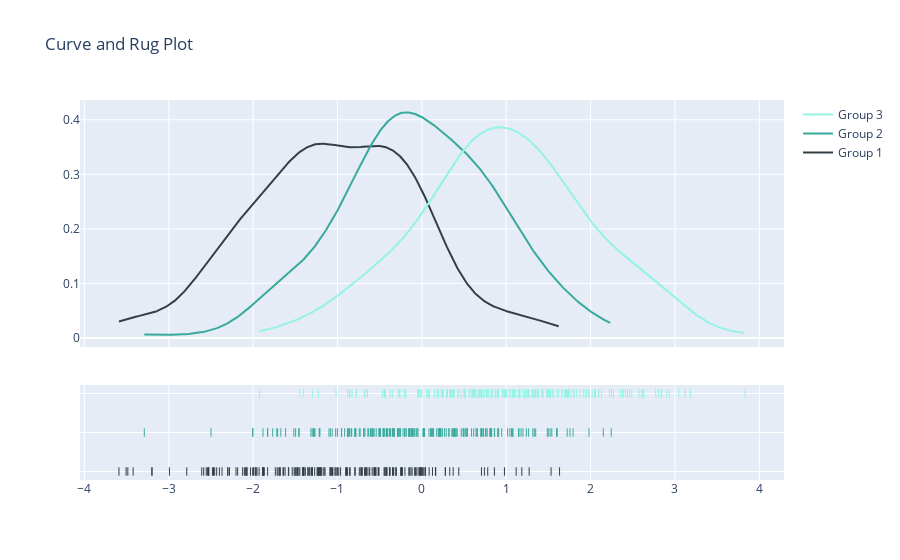

Here is the notebook cell this chart was saved with:
### Code cell
iplot(fig)

### Figure 1 — Plotly figure (JSON) as saved in the notebook; plotly's stock layout.template omitted (floating-point values rounded to 4 significant figures; data arrays with more than 128 entries replaced by an {"elided": "..."} marker saying what was removed)
{"data": [{"legendgroup": "Group 1", "marker": {"color": "#333F44"}, "mode": "lines", "name": "Group 1", "showlegend": true, "type": "scatter", "x": {"elided": "500 float values"}, "xaxis": "x", "y": {"elided": "500 float values"}, "yaxis": "y"}, {"legendgroup": "Group 2", "marker": {"color": "#37AA9C"}, "mode": "lines", "name": "Group 2", "showlegend": true, "type": "scatter", "x": {"elided": "500 float values"}, "xaxis": "x", "y": {"elided": "500 float values"}, "yaxis": "y"}, {"legendgroup": "Group 3", "marker": {"color": "#94F3E4"}, "mode": "lines", "name": "Group 3", "showlegend": true, "type": "scatter", "x": {"elided": "500 float values"}, "xaxis": "x", "y": {"elided": "500 float values"}, "yaxis": "y"}, {"legendgroup": "Group 1", "marker": {"color": "#333F44", "symbol": "line-ns-open"}, "mode": "markers", "name": "Group 1", "showlegend": false, "type": "scatter", "x": {"elided": "200 float values"}, "xaxis": "x", "y": {"elided": "200 str values"}, "yaxis": "y2"}, {"legendgroup": "Group 2", "marker": {"color": "#37AA9C", "symbol": "line-ns-open"}, "mode": "markers", "name": "Group 2", "showlegend": false, "type": "scatter", "x": {"elided": "200 float values"}, "xaxis": "x", "y": {"elided": "200 str values"}, "yaxis": "y2"}, {"legendgroup": "Group 3", "marker": {"color": "#94F3E4", "symbol": "line-ns-open"}, "mode": "markers", "name": "Group 3", "showlegend": false, "type": "scatter", "x": {"elided": "200 float values"}, "xaxis": "x", "y": {"elided": "200 str values"}, "yaxis": "y2"}], "layout": {"barmode": "overlay", "hovermode": "closest", "legend": {"traceorder": "reversed"}, "title": {"text": "Curve and Rug Plot"}, "xaxis": {"anchor": "y2", "domain": [0, 1], "zeroline": false}, "yaxis": {"anchor": "free", "domain": [0.35, 1], "position": 0}, "yaxis2": {"anchor": "x", "domain": [0, 0.25], "dtick": 1, "showticklabels": false}}}
